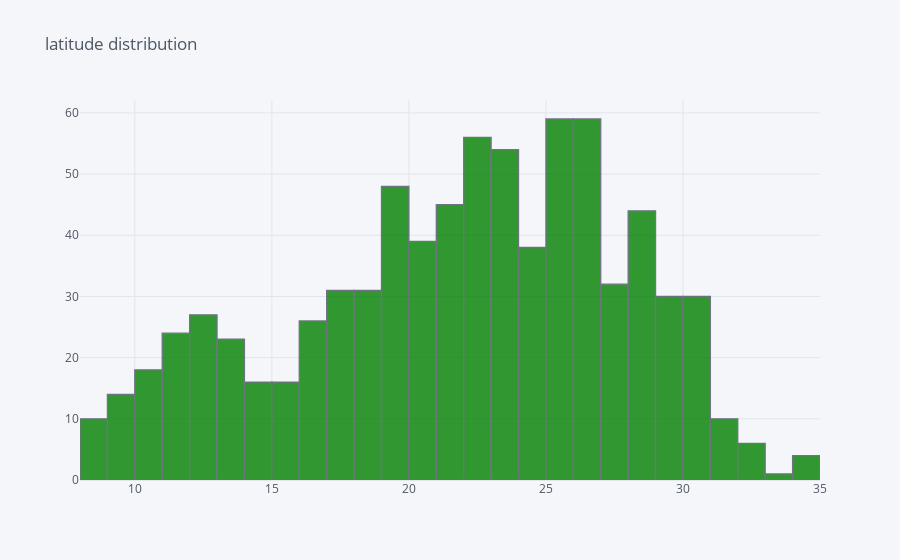

Write notebook code for a chart like this one.
### Code cell
#latitude distribution
df['Latitude'].iplot(kind='hist',title='latitude distribution',color='green')

### Figure 1 — Plotly figure (JSON) as saved in the notebook; plotly's stock layout.template omitted (floating-point values rounded to 4 significant figures; data arrays with more than 128 entries replaced by an {"elided": "..."} marker saying what was removed)
{"data": [{"histfunc": "count", "histnorm": "", "marker": {"color": "rgba(0, 128, 0, 1.0)", "line": {"color": "#4D5663", "width": 1.3}}, "name": "Latitude", "opacity": 0.8, "orientation": "v", "x": {"elided": "791 float values"}, "type": "histogram"}], "layout": {"barmode": "overlay", "legend": {"bgcolor": "#F5F6F9", "font": {"color": "#4D5663"}}, "paper_bgcolor": "#F5F6F9", "plot_bgcolor": "#F5F6F9", "title": {"font": {"color": "#4D5663"}, "text": "latitude distribution"}, "xaxis": {"gridcolor": "#E1E5ED", "showgrid": true, "tickfont": {"color": "#4D5663"}, "title": {"font": {"color": "#4D5663"}, "text": ""}, "zerolinecolor": "#E1E5ED"}, "yaxis": {"gridcolor": "#E1E5ED", "showgrid": true, "tickfont": {"color": "#4D5663"}, "title": {"font": {"color": "#4D5663"}, "text": ""}, "zerolinecolor": "#E1E5ED"}}}
